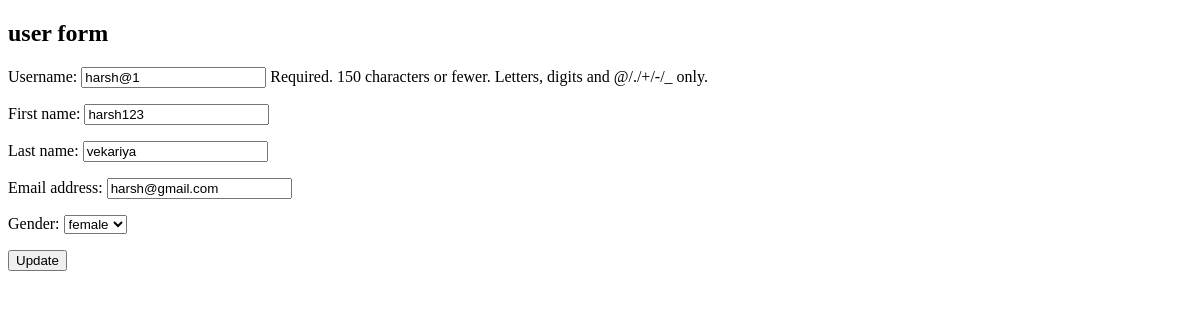
Page /edit/52/ on the earlier database version.
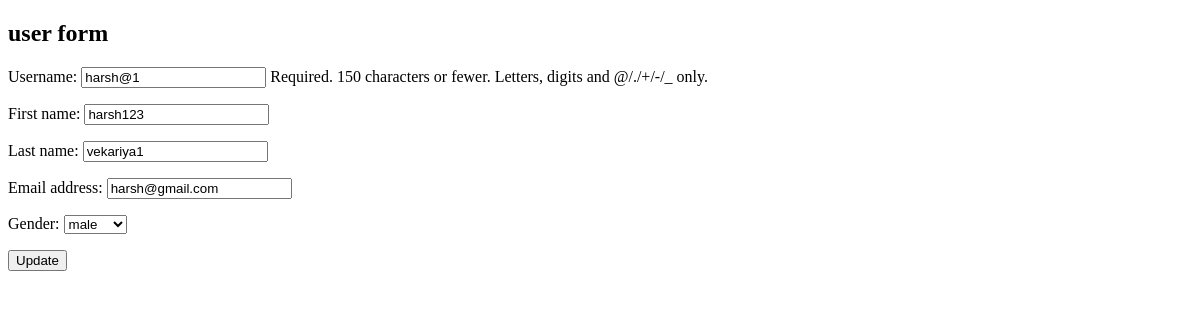
Same page on the later database version.
### accounts/models.py (models this page shows, shortened)
class User(AbstractUser):
    gender_choice = {
        ('male','male'),
        ('female','female')
    }
    is_deleted = models.BooleanField(default=False)
    gender = models.CharField(choices=gender_choice,max_length=6)

### accounts/views.py (the view, shortened to what this page needs)
# urls.py: path('edit/<int:e_id>/',views.Edit.as_view(),name="edit"),
class Edit(DetailView,UpdateView):
    template_name   = 'edit.html'
    form_class = UpdateForm
    model = User
    success_url = 'show_data'
    def get(self,request,e_id,*args,**kwagrs):
        context = {}
        context['user_form'] = UpdateForm(instance=User.objects.get(id=e_id))
        return render(request,"edit.html",context)

### accounts/forms.py
class UpdateForm(forms.ModelForm):
    class Meta:
        model = User
        fields = ['username','first_name','last_name','email','gender']

### templates/edit.html (shortened to what this page needs)
<!DOCTYPE html>
<html>
    <body>
        <h2>user form</h2>
        <form method="POST">
            {{user_form.as_p}}
            <button type="submit">Update</button>
        </form>
    </body>
</html>

Differences in the rows shown:
changed User "harsh@1": last_name "vekariya" → "vekariya1"; gender "female" → "male"
